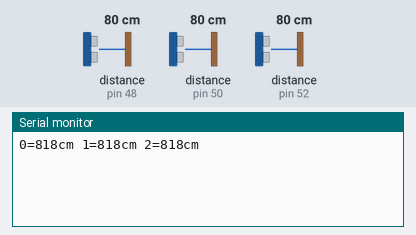
A sketch run on a simulated Arduino Mega 2560, built with avr-gcc and run on an emulated ATmega2560. On the bench: the last lines printed to the serial monitor. The inputs (shaded band) are chosen by the test bench; at power-on: distance to the obstacle (sensors on pin 48, pin 50, pin 52) 80 cm. The echo pulse lasts 58.3 µs per cm.

Above: at 1.2 s.
1.3 s: distance to the obstacle (sensor on pin 48) set to 2 cm
At 2.4 s:
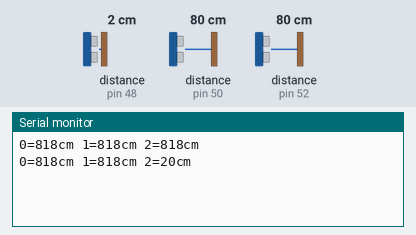
2.8 s: distance to the obstacle (sensor on pin 50) set to 2 cm
At 3.8 s:
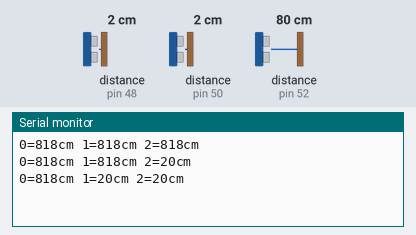
4.3 s: distance to the obstacle (sensor on pin 52) set to 2 cm
At 5.6 s:
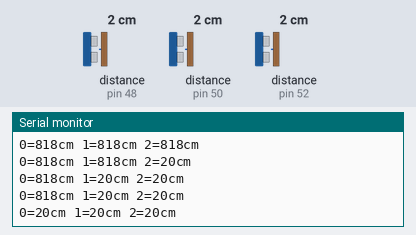
5.8 s: distance to the obstacle (sensor on pin 48) set to 4 cm
At 6.8 s:
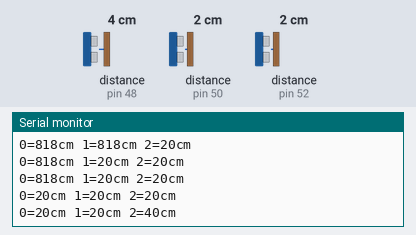
7.3 s: distance to the obstacle (sensor on pin 50) set to 4 cm
At 8.5 s:
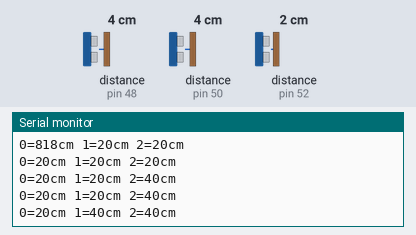
8.8 s: distance to the obstacle (sensor on pin 52) set to 4 cm
At 9.8 s:
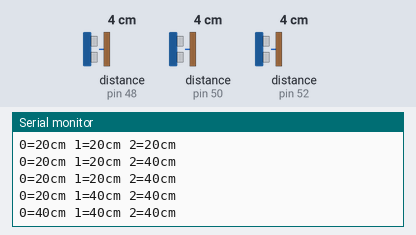
Timing chart, 0 to 11.3 s (numbered marks = the images above; inputs shaded):
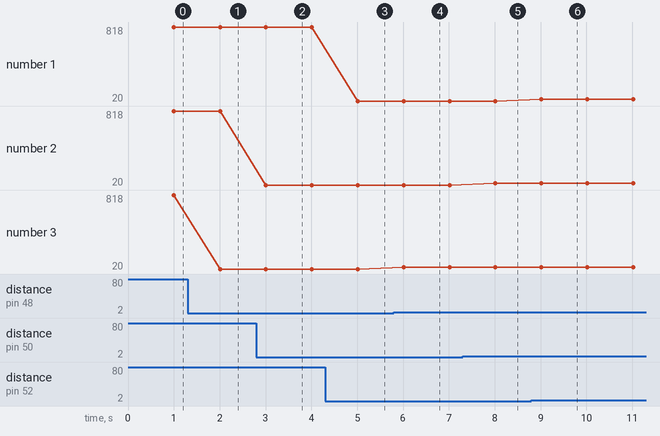

Measured:
- after the input at 1.3 s, the serial monitor: prints a new line after 0.71 s (image 1)
- after the input at 2.8 s, the serial monitor: prints a new line after 0.21 s (image 2)
- after the input at 4.3 s, the serial monitor: prints a new line after 0.71 s (image 3)
- after the input at 5.8 s, the serial monitor: prints a new line after 0.21 s (image 4)
- after the input at 7.3 s, the serial monitor: prints a new line after 0.72 s (image 5)
- after the input at 8.8 s, the serial monitor: prints a new line after 0.22 s (image 6)
- plotted number 3: 818 → 20 after the input at 1.3 s, 20 → 40 after the input at 5.8 s

The sketch:

sonar_nonblocking.ino
```cpp
#include <NewPing.h>

constexpr auto TRIGGER_PIN = 51;
constexpr auto ECHO_PIN = 50;

#define MAX_DISTANCE 200
constexpr auto MAX_DIST_MM = 200;

#define SONAR_NUM 3 // Number or sensors.

unsigned int cm[SONAR_NUM]; // Store ping distances.

NewPing sonar[SONAR_NUM] = { // Sensor object array.
    NewPing(53, 52, MAX_DIST_MM), // right
    NewPing(51, 50, MAX_DIST_MM), // front
    NewPing(49, 48, MAX_DIST_MM)  // left
};

void setup() { Serial.begin(9600); }

unsigned long lastPrintTime = 0;
unsigned long lastPingTime = 0;
void loop() {
  const auto currentTime = millis();
  if (currentTime - lastPingTime > 50) {
    lastPingTime = currentTime;
    for (uint8_t i = 0; i < SONAR_NUM; i++) {
      sonar[i].ping_timer(echoCheck);
    }
    // oneSensorCycle();
  }
  if (currentTime - lastPrintTime > 1000) {
    lastPrintTime = currentTime;
    oneSensorCycle();
  }
  // every second print distances for all
  // The rest of your code would go here.
}

void echoCheck() { // If ping echo, set distance to array.
	  for (uint8_t i = 0; i < SONAR_NUM; ++i) {
	    if (sonar[i].check_timer()) {
	      cm[i] = sonar[i].ping_result * 10 / US_ROUNDTRIP_CM;
	    }
	  }
}

void oneSensorCycle() { // Do something with the results.
  for (uint8_t i = 0; i < SONAR_NUM; i++) {
    Serial.print(i);
    Serial.print("=");
    Serial.print(cm[i]);
    Serial.print("cm ");
  }
  Serial.println();
}
```

SonarNonBlocking.cpp
```cpp
#include <Arduino.h>
#include "SonarNonBlocking.h"

SonarNonBlocking::SonarNonBlocking(int triggerPin, int echoPin)
    : _triggerPin(triggerPin), _echoPin(echoPin), _phase(SensorPhase::TRIGGER),
      _phaseStartUs(0), _pulseDuration(0), _distMm(0), _lastDistMm(0) {
    pinMode(_triggerPin, OUTPUT);
    pinMode(_echoPin, INPUT);
}

bool SonarNonBlocking::run() {
    const auto currentUs = micros();
    const auto phaseDurationUs = currentUs - _phaseStartUs;

    // update distance value
    switch (_phase) {
    case TRIGGER:
        // trigger ping; blocks for 30us which should be quick enough
        digitalWrite(_triggerPin, LOW);
        delayMicroseconds(10);
        digitalWrite(_triggerPin, HIGH);
        delayMicroseconds(20);
        digitalWrite(_triggerPin, LOW);
        // check time again here because we waited to trigger ping
        _phaseStartUs = micros();
        _phase = SENDING;
        break;
    case SENDING:
        // wait until all pings have been sent by the ultrasonic sensor.
        if (phaseDurationUs > PING_MAX_DURATION_US) {
            // exit if pings are not sent fast enough
            Serial.println("Error1: Ping not sent");
            _phase = TRIGGER;
            // wait until we hear the echo
            // NOTE: echo pin might be pulled to HIGH when there is no echo for
            // some sensors
            // in that case we'll need to wait until echo pin is LOW
        } else if (digitalRead(_echoPin) == HIGH) {
            _phaseStartUs = currentUs;
            _phase = RECEIVE;
        }
        break;
    case RECEIVE:
        // await the echo of a ping.
        if (phaseDurationUs > PULSE_MAX_DURATION_US) {
            // exit if no echo is received (e.g. because too far away)
            Serial.println("Error2: No echo received");
            _phase = TRIGGER;
            // NOTE: echo ping might be pulled to HIGH when there is no echo for
            // some sensors
            // in that case we'll need to wait until echo pin is HIGH here
        } else if (digitalRead(_echoPin) == LOW) {
            _pulseDuration = (currentUs - _phaseStartUs);
            _distMm = _pulseDuration * SPEED_OF_SOUND_MM_PER_S;
            _phase = TRIGGER;
        }
        break;
    }

    // Do stuff with distance value
    if (_distMm != _lastDistMm) {
        _lastDistMm = _distMm;
        return true;
    }
    return false;
}

unsigned int SonarNonBlocking::getReading() const {
    return _distMm;
}
```

SonarNonBlocking.h
```cpp
#ifndef SONARNONBLOCKING_H
#define SONARNONBLOCKING_H

class SonarNonBlocking {
    enum SensorPhase {
        TRIGGER, // sensor is triggered to send pings
        SENDING, // wait until all pings have been sent by the sensor
        RECEIVE  // await the echo of the sensor pings
    };
    // error if it takes longer than this time to send pings [us]
    static constexpr auto PING_MAX_DURATION_US = 500UL;
    static constexpr auto PULSE_MAX_DURATION_US = 20000UL;
    static constexpr float SPEED_OF_SOUND_MM_PER_S = 0.0034 / 2;

  public:
    SonarNonBlocking(int triggerPin, int echoPin);
    /**
     * @brief Continue reading from sensor without blocking; should be run
     * as fast as possible
     * @return Whether a new reading was retrieved
     */
    bool run();
    /**
     * @brief Get latest completed distance reading
     * @return Reading in [mm]
     */
    unsigned int getReading() const;

  private:
    int _triggerPin, _echoPin;
    // The current phase of the sensor
    enum SensorPhase _phase;
    // Start time of this phase [us]
    unsigned long _phaseStartUs;
    // The time between triggering the pulse and receiving the echo
    unsigned long _pulseDuration;
    // The currently measured distance [mm]
    unsigned int _distMm;
    unsigned int _lastDistMm;
};

#endif // SONARNONBLOCKING_H
```
